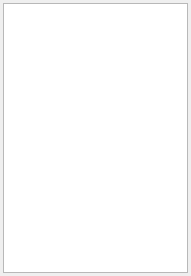
<?xml version="1.0" encoding="UTF-8"?>
<ui version="4.0">
 <class>FolderDialog</class>
 <widget class="QDialog" name="FolderDialog">
  <property name="windowModality">
   <enum>Qt::WindowModal</enum>
  </property>
  <property name="geometry">
   <rect>
    <x>0</x>
    <y>0</y>
    <width>191</width>
    <height>276</height>
   </rect>
  </property>
  <property name="windowTitle">
   <string>Dialog</string>
  </property>
  <layout class="QHBoxLayout" name="horizontalLayout">
   <property name="spacing">
    <number>6</number>
   </property>
   <property name="leftMargin">
    <number>3</number>
   </property>
   <property name="topMargin">
    <number>3</number>
   </property>
   <property name="rightMargin">
    <number>3</number>
   </property>
   <property name="bottomMargin">
    <number>3</number>
   </property>
   <item>
    <widget class="QListWidget" name="listWidget"/>
   </item>
  </layout>
 </widget>
 <resources/>
 <connections/>
</ui>
